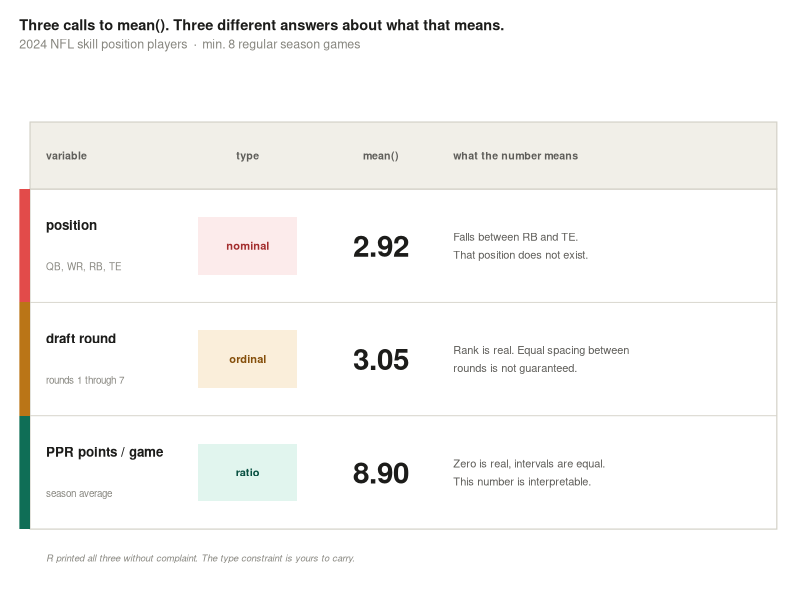
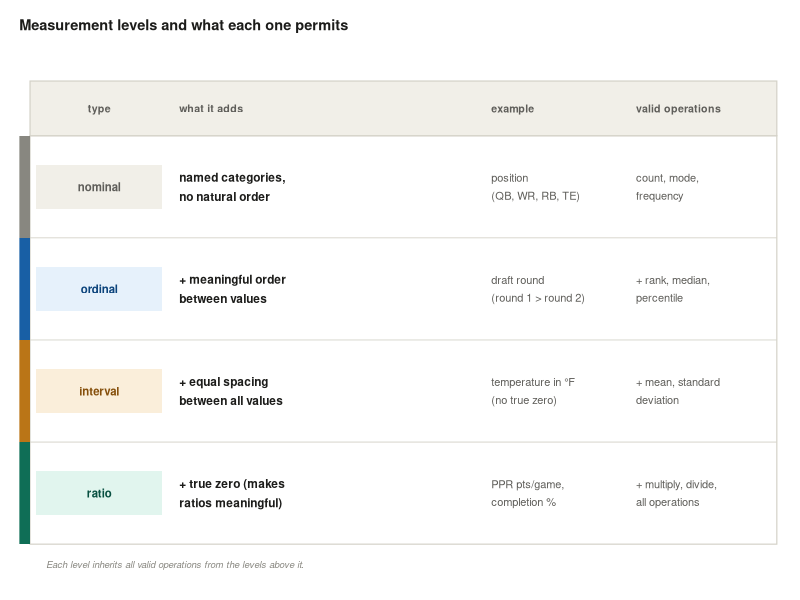

Source code (R) for these figures, in order:
# ==============================================================================
# Statistics Series | Post 3: Data Types
# Visuals for LinkedIn post
#
# Outputs:
#   stats_posts/output/plots/stats_post3_demo_output.png
#   stats_posts/output/plots/stats_post3_reference_hierarchy.png
#
# Requires: ggplot2, dplyr, tibble
# ==============================================================================

# CONFIGURATION ----------------------------------------------------------------
POST_NUM   <- 3L
CONCEPT    <- "Data Types"
OUTPUT_DIR <- "stats_posts/output/plots"
DPI        <- 300L

# Color palette (light mode, WCAG-accessible ramps)
COL_RED_BG  <- "#FCEBEB"; COL_RED_TXT  <- "#A32D2D"; COL_RED_BD  <- "#E24B4A"
COL_AMB_BG  <- "#FAEEDA"; COL_AMB_TXT  <- "#854F0B"; COL_AMB_BD  <- "#BA7517"
COL_GRN_BG  <- "#E1F5EE"; COL_GRN_TXT  <- "#085041"; COL_GRN_BD  <- "#0F6E56"
COL_BLU_BG  <- "#E6F1FB"; COL_BLU_TXT  <- "#0C447C"; COL_BLU_BD  <- "#185FA5"
COL_GRY_BG  <- "#F1EFE8"; COL_GRY_TXT  <- "#5F5E5A"; COL_GRY_BD  <- "#888780"

COL_HDR_BG  <- "#F1EFE8"
COL_DIVIDER <- "#D3D1C7"
COL_PRI     <- "#1C1C1A"
COL_SEC     <- "#5F5E5A"
COL_MUT     <- "#888780"

# LIBRARIES --------------------------------------------------------------------
library(ggplot2)
library(dplyr)
library(tibble)

dir.create(OUTPUT_DIR, recursive = TRUE, showWarnings = FALSE)


# ==============================================================================
# VISUAL 1: Three Means Demo Output
# Three rows, one per variable type. Left accent border colors validity.
# Canvas: x in [0, 10], y in [0, 5]. ggsave: 10in x 5in at 300 DPI.
# ==============================================================================

# Row geometry and content
v1 <- tibble(
  y_top    = c(3.8, 2.7, 1.6),
  y_bot    = c(2.7, 1.6, 0.5),
  y_mid    = c(3.25, 2.15, 1.05),
  var_name = c("position", "draft round", "PPR points / game"),
  subtext  = c("QB, WR, RB, TE", "rounds 1 through 7", "season average"),
  type_lbl = c("nominal", "ordinal", "ratio"),
  mean_val = c("2.92", "3.05", "8.90"),
  interp   = c(
    "Falls between RB and TE.\nThat position does not exist.",
    "Rank is real. Equal spacing between\nrounds is not guaranteed.",
    "Zero is real, intervals are equal.\nThis number is interpretable."
  ),
  bd_col   = c(COL_RED_BD, COL_AMB_BD, COL_GRN_BD),
  bg_col   = c(COL_RED_BG, COL_AMB_BG, COL_GRN_BG),
  txt_col  = c(COL_RED_TXT, COL_AMB_TXT, COL_GRN_TXT)
)

p1 <- ggplot() +
  # --- Structure: outer border, header background, row dividers --------------
  annotate("rect",
    xmin = 0.14, xmax = 9.95, ymin = 0.5, ymax = 3.8,
    fill = "white", color = COL_DIVIDER, linewidth = 0.4
  ) +
  annotate("rect",
    xmin = 0.14, xmax = 9.95, ymin = 3.8, ymax = 4.45,
    fill = COL_HDR_BG, color = COL_DIVIDER, linewidth = 0.4
  ) +
  annotate("segment",
    x = 0.14, xend = 9.95, y = 1.6, yend = 1.6,
    color = COL_DIVIDER, linewidth = 0.3
  ) +
  annotate("segment",
    x = 0.14, xend = 9.95, y = 2.7, yend = 2.7,
    color = COL_DIVIDER, linewidth = 0.3
  ) +
  # --- Left accent borders (per row) -----------------------------------------
  geom_rect(
    data = v1,
    aes(xmin = 0, xmax = 0.14, ymin = y_bot, ymax = y_top, fill = bd_col),
    color = NA
  ) +
  # --- Badge backgrounds -------------------------------------------------------
  geom_rect(
    data = v1,
    aes(xmin = 2.35, xmax = 3.65, ymin = y_mid - 0.28, ymax = y_mid + 0.28,
        fill = bg_col),
    color = NA
  ) +
  scale_fill_identity() +
  # --- Header labels -----------------------------------------------------------
  annotate("text", x = 0.35, y = 4.125,
    label = "variable",
    hjust = 0, size = 2.7, color = COL_SEC, fontface = "bold"
  ) +
  annotate("text", x = 3.0, y = 4.125,
    label = "type",
    hjust = 0.5, size = 2.7, color = COL_SEC, fontface = "bold"
  ) +
  annotate("text", x = 4.75, y = 4.125,
    label = "mean()",
    hjust = 0.5, size = 2.7, color = COL_SEC, fontface = "bold"
  ) +
  annotate("text", x = 5.7, y = 4.125,
    label = "what the number means",
    hjust = 0, size = 2.7, color = COL_SEC, fontface = "bold"
  ) +
  # --- Variable names (bold) ---------------------------------------------------
  geom_text(
    data = v1,
    aes(x = 0.35, y = y_mid + 0.2, label = var_name),
    hjust = 0, size = 3.4, fontface = "bold", color = COL_PRI
  ) +
  # --- Subtexts (muted, smaller) -----------------------------------------------
  geom_text(
    data = v1,
    aes(x = 0.35, y = y_mid - 0.2, label = subtext),
    hjust = 0, size = 2.5, color = COL_MUT
  ) +
  # --- Type badge text ----------------------------------------------------------
  geom_text(
    data = v1,
    aes(x = 3.0, y = y_mid, label = type_lbl, color = txt_col),
    hjust = 0.5, size = 2.8, fontface = "bold"
  ) +
  scale_color_identity() +
  # --- Mean values (large, bold) -----------------------------------------------
  geom_text(
    data = v1,
    aes(x = 4.75, y = y_mid, label = mean_val),
    hjust = 0.5, size = 7.5, fontface = "bold", color = COL_PRI
  ) +
  # --- Interpretation text -----------------------------------------------------
  geom_text(
    data = v1,
    aes(x = 5.7, y = y_mid, label = interp),
    hjust = 0, size = 2.8, color = COL_SEC, lineheight = 1.35
  ) +
  # --- Footer note -------------------------------------------------------------
  annotate("text", x = 0.35, y = 0.22,
    label = "R printed all three without complaint. The type constraint is yours to carry.",
    hjust = 0, size = 2.4, color = COL_MUT, fontface = "italic"
  ) +
  # --- Coordinate system and theme ---------------------------------------------
  coord_cartesian(xlim = c(0, 10), ylim = c(0, 5), expand = FALSE) +
  labs(
    title    = "Three calls to mean(). Three different answers about what that means.",
    subtitle = "2024 NFL skill position players  \u00b7  min. 8 regular season games"
  ) +
  theme_void() +
  theme(
    plot.title      = element_text(size = 10.5, face = "bold", color = COL_PRI,
                                   margin = margin(b = 3), hjust = 0),
    plot.subtitle   = element_text(size = 9, color = COL_MUT,
                                   margin = margin(b = 10), hjust = 0),
    plot.margin     = margin(14, 14, 14, 14),
    plot.background = element_rect(fill = "white", color = NA)
  )

ggsave(
  p1,
  filename = file.path(OUTPUT_DIR,
    paste0("stats_post", POST_NUM, "_demo_output.png")),
  width = 10, height = 5, dpi = DPI, bg = "white"
)


# ==============================================================================
# VISUAL 2: Measurement Level Reference Hierarchy
# Four rows, one per level. Left accent color and badge color build from
# neutral (nominal) to green (ratio). Each row adds a property.
# Canvas: x in [0, 10], y in [0, 7]. ggsave: 12in x 7in at 300 DPI.
# ==============================================================================

# Row geometry and content. Strings pre-broken at natural wrap points to
# guarantee clean two-line layout regardless of font rendering.
v2 <- tibble(
  y_top    = c(5.6, 4.2, 2.8, 1.4),
  y_bot    = c(4.2, 2.8, 1.4, 0.0),
  y_mid    = c(4.9, 3.5, 2.1, 0.7),
  type_lbl = c("nominal", "ordinal", "interval", "ratio"),
  property = c(
    "named categories,\nno natural order",
    "+ meaningful order\nbetween values",
    "+ equal spacing\nbetween all values",
    "+ true zero (makes\nratios meaningful)"
  ),
  example  = c(
    "position\n(QB, WR, RB, TE)",
    "draft round\n(round 1 > round 2)",
    "temperature in \u00b0F\n(no true zero)",
    "PPR pts/game,\ncompletion %"
  ),
  ops      = c(
    "count, mode,\nfrequency",
    "+ rank, median,\npercentile",
    "+ mean, standard\ndeviation",
    "+ multiply, divide,\nall operations"
  ),
  bd_col   = c(COL_GRY_BD, COL_BLU_BD, COL_AMB_BD, COL_GRN_BD),
  bg_col   = c(COL_GRY_BG, COL_BLU_BG, COL_AMB_BG, COL_GRN_BG),
  txt_col  = c(COL_GRY_TXT, COL_BLU_TXT, COL_AMB_TXT, COL_GRN_TXT)
)

p2 <- ggplot() +
  # --- Structure ---------------------------------------------------------------
  annotate("rect",
    xmin = 0.14, xmax = 9.95, ymin = 0.0, ymax = 5.6,
    fill = "white", color = COL_DIVIDER, linewidth = 0.4
  ) +
  annotate("rect",
    xmin = 0.14, xmax = 9.95, ymin = 5.6, ymax = 6.35,
    fill = COL_HDR_BG, color = COL_DIVIDER, linewidth = 0.4
  ) +
  annotate("segment",
    x = 0.14, xend = 9.95, y = c(1.4, 2.8, 4.2), yend = c(1.4, 2.8, 4.2),
    color = COL_DIVIDER, linewidth = 0.3
  ) +
  # --- Left accent borders -----------------------------------------------------
  geom_rect(
    data = v2,
    aes(xmin = 0, xmax = 0.14, ymin = y_bot, ymax = y_top, fill = bd_col),
    color = NA
  ) +
  # --- Badge backgrounds -------------------------------------------------------
  geom_rect(
    data = v2,
    aes(xmin = 0.22, xmax = 1.88, ymin = y_mid - 0.3, ymax = y_mid + 0.3,
        fill = bg_col),
    color = NA
  ) +
  scale_fill_identity() +
  # --- Header labels -----------------------------------------------------------
  annotate("text", x = 1.05, y = 5.975,
    label = "type",
    hjust = 0.5, size = 2.7, color = COL_SEC, fontface = "bold"
  ) +
  annotate("text", x = 2.1, y = 5.975,
    label = "what it adds",
    hjust = 0, size = 2.7, color = COL_SEC, fontface = "bold"
  ) +
  annotate("text", x = 6.2, y = 5.975,
    label = "example",
    hjust = 0, size = 2.7, color = COL_SEC, fontface = "bold"
  ) +
  annotate("text", x = 8.1, y = 5.975,
    label = "valid operations",
    hjust = 0, size = 2.7, color = COL_SEC, fontface = "bold"
  ) +
  # --- Type badge text ----------------------------------------------------------
  geom_text(
    data = v2,
    aes(x = 1.05, y = y_mid, label = type_lbl, color = txt_col),
    hjust = 0.5, size = 2.9, fontface = "bold"
  ) +
  scale_color_identity() +
  # --- Property text (bold, the building-block property) -----------------------
  geom_text(
    data = v2,
    aes(x = 2.1, y = y_mid, label = property),
    hjust = 0, size = 3.0, fontface = "bold", color = COL_PRI, lineheight = 1.35
  ) +
  # --- Example text (muted) ----------------------------------------------------
  geom_text(
    data = v2,
    aes(x = 6.2, y = y_mid, label = example),
    hjust = 0, size = 2.8, color = COL_SEC, lineheight = 1.35
  ) +
  # --- Operations text (muted) -------------------------------------------------
  geom_text(
    data = v2,
    aes(x = 8.1, y = y_mid, label = ops),
    hjust = 0, size = 2.8, color = COL_SEC, lineheight = 1.35
  ) +
  # --- Footer ------------------------------------------------------------------
  annotate("text", x = 0.35, y = -0.28,
    label = "Each level inherits all valid operations from the levels above it.",
    hjust = 0, size = 2.4, color = COL_MUT, fontface = "italic"
  ) +
  # --- Coordinate system and theme ---------------------------------------------
  coord_cartesian(xlim = c(0, 10), ylim = c(-0.5, 6.8), expand = FALSE) +
  labs(
    title = "Measurement levels and what each one permits"
  ) +
  theme_void() +
  theme(
    plot.title      = element_text(size = 10.5, face = "bold", color = COL_PRI,
                                   margin = margin(b = 10), hjust = 0),
    plot.margin     = margin(14, 14, 14, 14),
    plot.background = element_rect(fill = "white", color = NA)
  )

ggsave(
  p2,
  filename = file.path(OUTPUT_DIR,
    paste0("stats_post", POST_NUM, "_reference_hierarchy.png")),
  width = 12, height = 7, dpi = DPI, bg = "white"
)


# ==============================================================================
# CONSOLE SUMMARY
# ==============================================================================
cat("\n========================================\n")
cat("Statistics Series | Post", POST_NUM, "|", CONCEPT, "\n")
cat("========================================\n")
cat("Output directory:", OUTPUT_DIR, "\n\n")
cat("Files saved:\n")
cat("  stats_post", POST_NUM, "_demo_output.png",
    "  [10in x 5in, ", DPI, "DPI]\n", sep = "")
cat("  stats_post", POST_NUM, "_reference_hierarchy.png",
    "  [12in x 7in, ", DPI, "DPI]\n", sep = "")
cat("\nCheck column widths and text wrap on both files.\n")
cat("Adjust x positions or size args if any text clips.\n")
cat("========================================\n\n")
